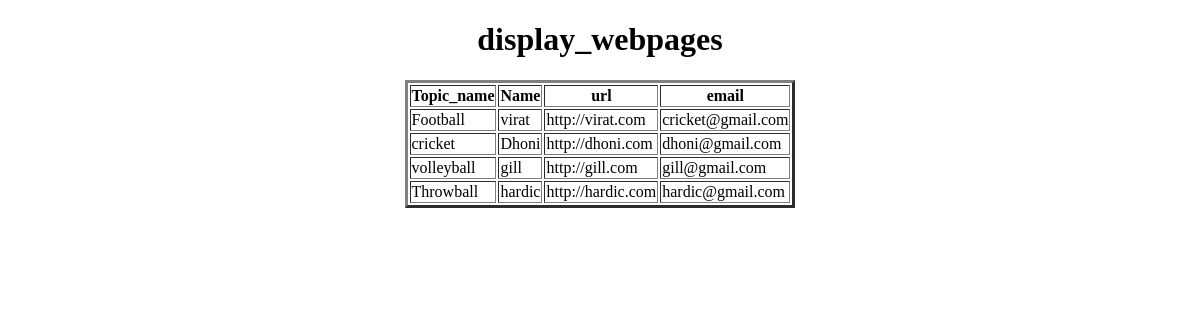
The page /display_webpages/ on the database as committed earlier.
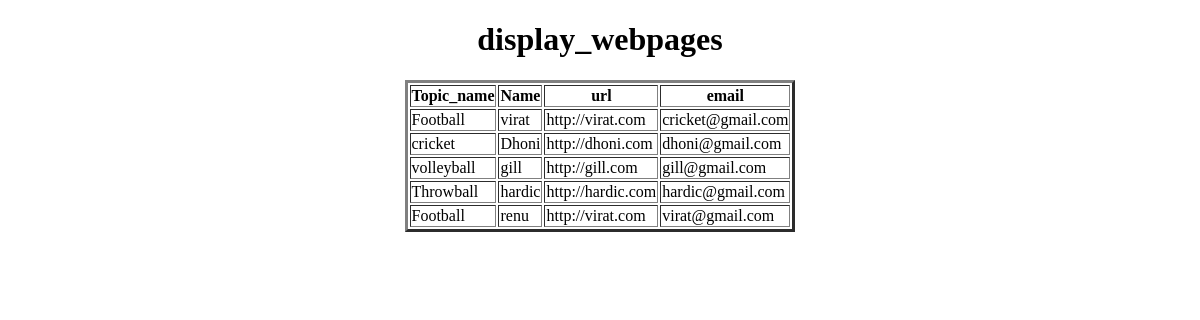
The same page on the database as committed later.
### app/models.py (models this page shows, shortened)
class Webpage(models.Model):
    topic_name=models.ForeignKey(Topic,on_delete=models.CASCADE)
    name=models.CharField(max_length=100,unique=True)
    url=models.URLField()
    email=models.EmailField(default='cricket@gmail.com')

class Topic(models.Model):
    topic_name=models.CharField(max_length=100,primary_key=True)
    def __str__(self):
        return self.topic_name

### app/views.py (the view)
# urls.py: path('display_webpages/',display_webpages,name='display_webpages'),
def display_webpages(request):
    LOW=Webpage.objects.all()
    d={'webpages':LOW}
    return render(request,'display_webpages.html',d)

### templates/display_webpages.html (shortened to what this page needs)
<!DOCTYPE html>
<html lang="en">
<head>
</head>
<body>
    <center>
        <h1>display_webpages</h1>
        <table border="3px">
            <tr>
                <th>Topic_name</th>
                <th>Name</th>
                <th>url</th>
                <th>email</th>
            </tr>
        {% for wo in webpages %}
            <tr>
                <td>{{wo.topic_name}}</td>
                <td>{{wo.name}}</td>
                <td>{{wo.url}}</td>
                <td>{{wo.email}}</td>
            </tr>
        {% endfor %}
        </table>
    </center>
</body>
</html>

Rows that differ between the two databases and show on the page:
added Webpage: topic_name "Football", name "renu", url "http://virat.com", email "virat@gmail.com"
